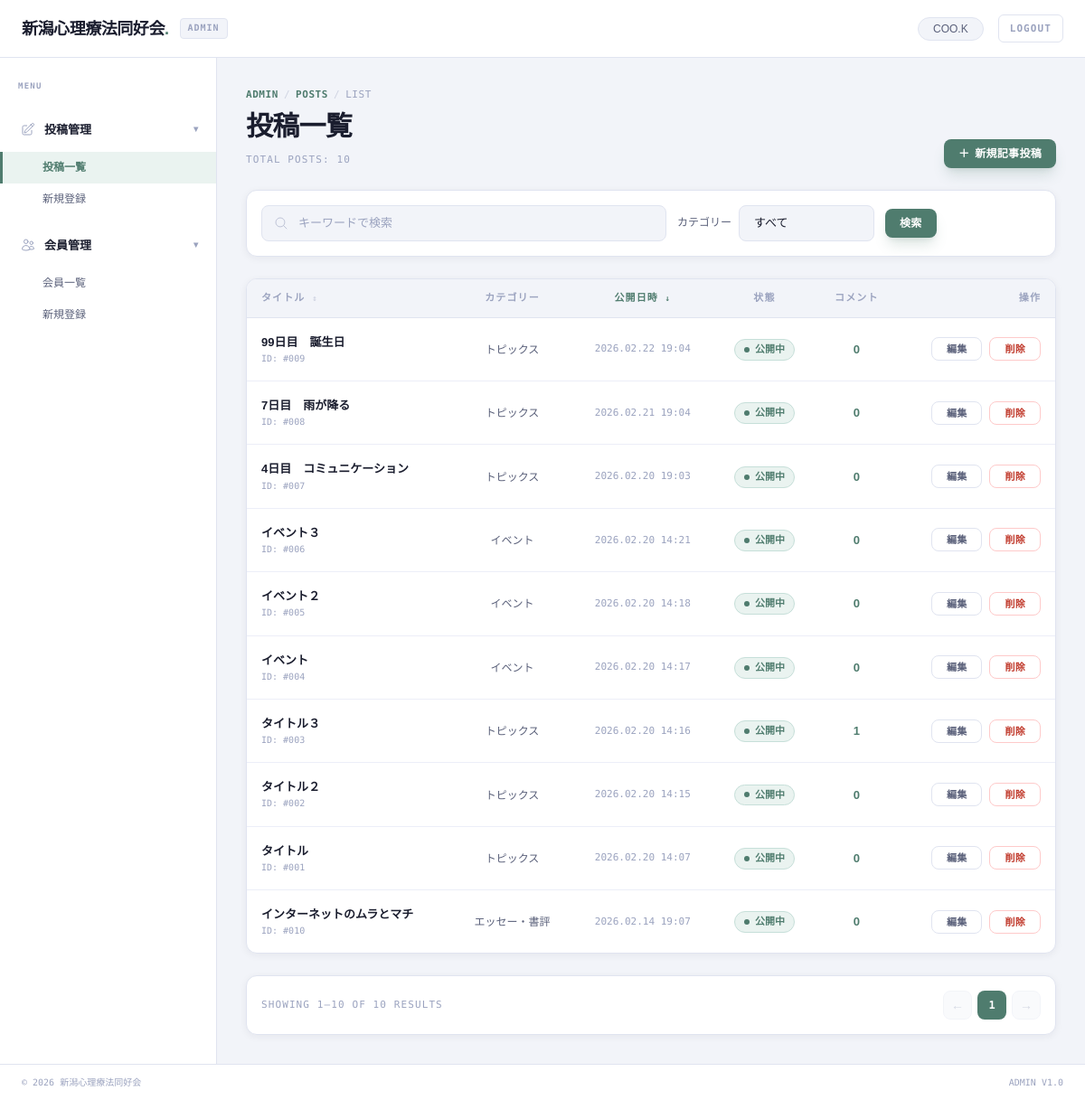
The page /admin/posts (signed in) on the database as committed earlier.
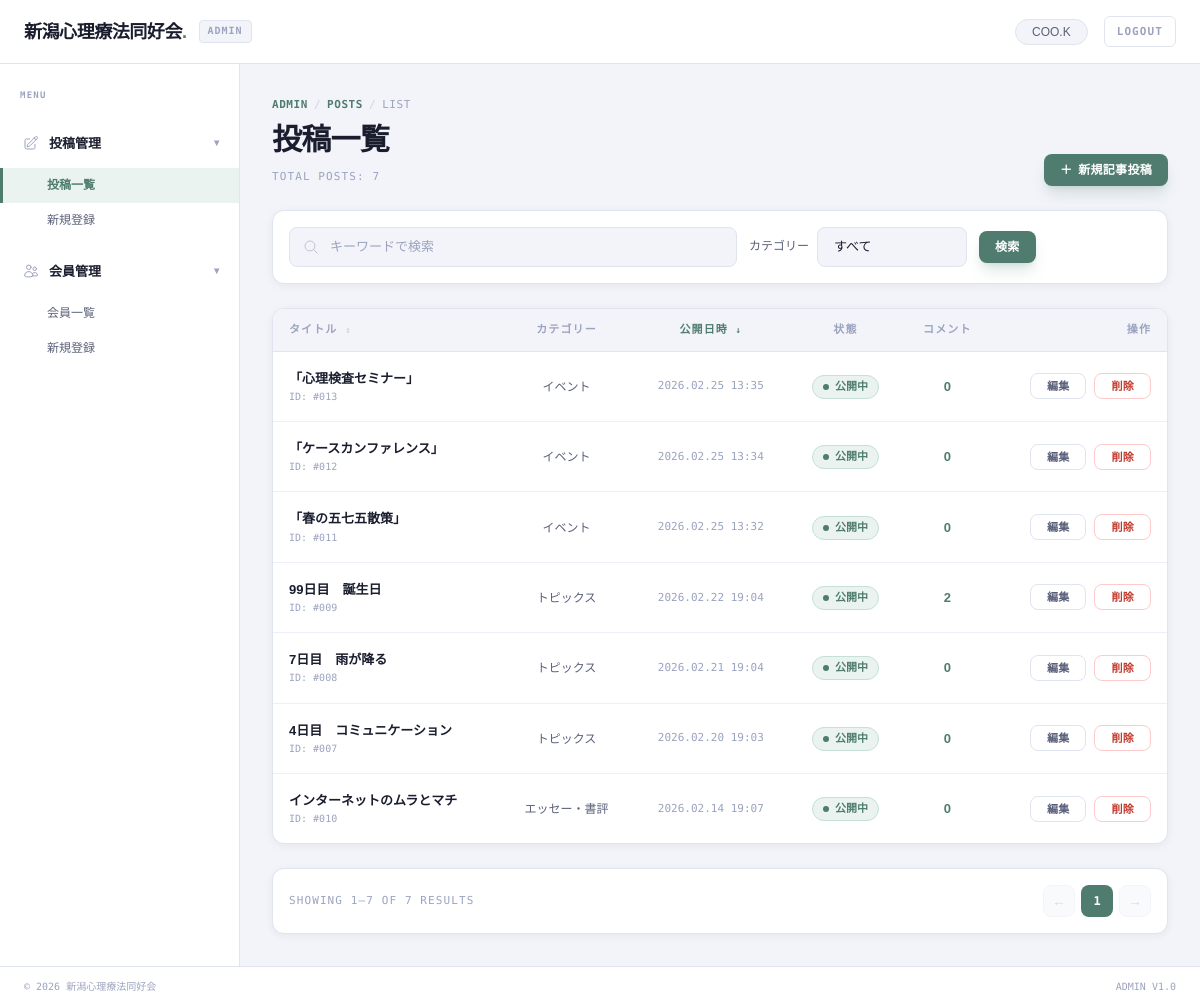
The same page on the database as committed later.
### app/models.py (models this page shows, shortened)
class User(db.Model, UserMixin):
    __tablename__ = 'users'
    id = db.Column(db.Integer, primary_key=True, autoincrement=True)
    name = db.Column(db.Text, nullable=False)
    display_name = db.Column(db.Text, nullable=True)
    email = db.Column(db.Text, nullable=False, unique=True)
    password_hash = db.Column(db.Text, nullable=False)
    role = db.Column(db.Text, nullable=False, default='member')
    profile = db.Column(db.Text)
    created_at = db.Column(db.DateTime, default=datetime.utcnow)
    updated_at = db.Column(db.DateTime, default=datetime.utcnow, onupdate=datetime.utcnow)
    posts = db.relationship('Post', backref='author', lazy=True)
    comments = db.relationship('Comment', backref='user', lazy=True)
    @property
    def display_name_or_name(self):
        if self.display_name and self.display_name.strip():
            return self.display_name.strip()
        return self.name

class Post(db.Model):
    __tablename__ = 'posts'
    id = db.Column(db.Integer, primary_key=True, autoincrement=True)
    user_id = db.Column(db.Integer, db.ForeignKey('users.id'), nullable=False)
    category_id = db.Column(db.Integer, db.ForeignKey('categories.id'), nullable=False)
    title = db.Column(db.Text, nullable=False)
    content = db.Column(db.Text, nullable=False)
    published_at = db.Column(db.DateTime, default=datetime.utcnow)
    event_date = db.Column(db.DateTime, nullable=True)
    eyecatch_img = db.Column(db.Text)
    created_at = db.Column(db.DateTime, default=datetime.utcnow)
    updated_at = db.Column(db.DateTime, default=datetime.utcnow, onupdate=datetime.utcnow)
    comments = db.relationship('Comment', backref='post', lazy=True, cascade='all, delete-orphan')

class Category(db.Model):
    __tablename__ = 'categories'
    id = db.Column(db.Integer, primary_key=True, autoincrement=True)
    name = db.Column(db.Text, nullable=False)
    slug = db.Column(db.Text, nullable=False, unique=True)
    created_at = db.Column(db.DateTime, default=datetime.utcnow)
    posts = db.relationship('Post', backref='category', lazy=True)

### app/blueprints/admin/routes.py (the view)
@admin_bp.route('/posts')
@login_required
def post_list():
    page = request.args.get('page', 1, type=int)
    q = request.args.get('q', '')
    category_id = request.args.get('category', type=int)
    query = Post.query
    if q:
        query = query.filter(Post.title.contains(q))
    if category_id:
        query = query.filter(Post.category_id == category_id)
    pagination = query.order_by(Post.published_at.desc()).paginate(page=page, per_page=10, error_out=False)
    posts = pagination.items
    categories = Category.query.order_by(Category.name).all()
    if ZoneInfo:
        now_jst = datetime.now(ZoneInfo('Asia/Tokyo')).replace(tzinfo=None)
    else:
        now_jst = datetime.utcnow() + timedelta(hours=9)
    return render_template('admin/post_list.html',
                         title='記事管理',
                         posts=posts,
                         pagination=pagination,
                         categories=categories,
                         q=q,
                         category_id=category_id,
                         now=now_jst)

### app/blueprints/admin/templates/admin/post_list.html (shortened to what this page needs)
{% extends "admin/admin_base.html" %}
{% set active_menu = 'post_list' %}
{% block main_content %}
<div class="flex flex-col md:flex-row md:items-end justify-between gap-4">
    <div class="flex flex-col gap-2">
        <div class="flex items-center gap-1.5 text-[11px] font-mono-dm text-custom-text-muted uppercase tracking-wider">
            <span class="text-custom-accent font-bold">Admin</span>
            <span class="opacity-40">/</span>
            <span class="text-custom-accent font-bold">Posts</span>
            <span class="opacity-40">/</span>
            <span>List</span>
        </div>
        <h1 class="text-2xl md:text-3xl font-header-sans font-bold text-custom-text-primary tracking-tight">
            投稿一覧</h1>
        <div class="text-[11px] font-mono-dm text-custom-text-muted uppercase tracking-widest mt-0.5">Total
            Posts: {{ pagination.total }}</div>
    </div>
    <a href="{{ url_for('admin.create_post') }}" class="btn-admin-primary w-full md:w-auto justify-center">
        <span>＋</span> 新規記事投稿
    </a>
</div>
<div class="bg-white border border-custom-border rounded-custom p-4 shadow-custom-sm flex flex-col sm:flex-row sm:items-center gap-3">
    <form action="{{ url_for('admin.post_list') }}" method="GET" class="flex flex-col sm:flex-row sm:items-center gap-3 flex-1 w-full">
        <div class="relative flex-1 w-full sm:max-w-md">
            <span class="absolute left-3.5 top-1/2 -translate-y-1/2 text-custom-text-muted opacity-60">
                <svg xmlns="http://www.w3.org/2000/svg" fill="none" viewBox="0 0 24 24" stroke-width="1.5"
                    stroke="currentColor" class="w-4 h-4">
                    <path stroke-linecap="round" stroke-linejoin="round"
                        d="m21 21-5.197-5.197m0 0A7.5 7.5 0 1 0 5.196 5.196a7.5 7.5 0 0 0 10.607 10.607Z" />
                </svg>
            </span>
            <input type="text" name="q" value="{{ q }}" placeholder="キーワードで検索" class="input-admin pl-10 w-full">
        </div>
        <div class="flex items-center gap-2">
            <label for="category" class="text-[12px] font-mono-dm text-custom-text-secondary whitespace-nowrap">カテゴリー</label>
            <select id="category" name="category" class="input-admin appearance-none cursor-pointer pr-10 min-w-[140px]">
                <option value="">すべて</option>
            </select>
        </div>
        <button type="submit" class="btn-admin-primary px-4 py-2 text-xs">検索</button>
    </form>
</div>
<div class="bg-white border border-custom-border rounded-custom shadow-custom-sm overflow-x-auto w-full">
    <table class="w-full text-left border-collapse min-w-[800px]">
        <thead class="bg-custom-surface-2 border-b border-custom-border">
            <tr>
                <th
                    class="px-4 py-3 text-[11px] font-bold text-custom-text-muted font-mono-dm uppercase tracking-widest">
                    タイトル <span class="text-[9px] opacity-40">↕</span></th>
                <th
                    class="px-4 py-3 text-[11px] font-bold text-custom-text-muted font-mono-dm uppercase tracking-widest text-center">
                    カテゴリー</th>
                <th
                    class="px-4 py-3 text-[11px] font-bold text-custom-accent font-mono-dm uppercase tracking-widest text-center">
                    公開日時 <span class="text-[9px]">↓</span></th>
                <th
                    class="px-4 py-3 text-[11px] font-bold text-custom-text-muted font-mono-dm uppercase tracking-widest text-center">
                    状態</th>
                <th
                    class="px-4 py-3 text-[11px] font-bold text-custom-text-muted font-mono-dm uppercase tracking-widest text-center">
                    コメント</th>
                <th
                    class="px-4 py-3 text-[11px] font-bold text-custom-text-muted font-mono-dm uppercase tracking-widest text-right">
                    操作</th>
            </tr>
        </thead>
        <tbody class="divide-y divide-custom-border-light">
            {% for post in posts %}
            <tr class="hover:bg-custom-surface-2 transition-colors group">
                <td class="px-4 py-4">
                    <div class="font-bold text-custom-text-primary text-[13px] truncate max-w-[400px]">{{ post.title }}
                    </div>
                    <div class="text-[10px] font-mono-dm text-custom-text-muted">ID: #{{ "%03d"|format(post.id) }}</div>
                </td>
                <td class="px-4 py-4 text-center">
                    <span class="text-xs text-custom-text-secondary">
                        {{ post.category.name if post.category else '未分類' }}
                    </span>
                </td>
                <td class="px-4 py-4 text-center text-[11px] font-mono-dm text-custom-text-muted">
                    {{ post.published_at.strftime('%Y.%m.%d %H:%M') }}
                </td>
                <td class="px-4 py-4 text-center">
                    {% if post.published_at <= now %} <span class="status-badge-active">
                        <span class="w-1.5 h-1.5 rounded-full bg-current"></span>
                        公開中
                        </span>
                        {% else %}
                        <span
                            class="status-badge-inactive text-custom-accent bg-custom-accent/10 border-custom-accent/20">
                            <span class="w-1.5 h-1.5 rounded-full bg-current"></span>
                            予約済
                        </span>
                        {% endif %}
                </td>
                <td class="px-4 py-4 text-center">
                    <a href="{{ url_for('admin.post_comment_list', id=post.id) }}" class="text-custom-accent font-semibold hover:underline text-[13px]">{{ post.comments|length }}</a>
                </td>
                <td class="px-4 py-4">
                    <div class="flex justify-end gap-2 text-right">
                        <a href="{{ url_for('admin.edit_post', id=post.id) }}"
                            class="btn-admin-ghost py-1 text-[11px]">編集</a>
                        <form action="{{ url_for('admin.delete_post', id=post.id) }}" method="POST" class="inline"
                            onsubmit="return confirm('本当に削除しますか？');">
                            <button type="submit" class="btn-admin-danger py-1 text-[11px]">削除</button>
                        </form>
                    </div>
                </td>
            </tr>
            {% else %}
            <tr>
                <td colspan="6" class="px-4 py-12 text-center text-custom-text-muted font-mono-dm text-xs">
                    記事データが見つかりませんでした
                </td>
            </tr>
            {% endfor %}
        </tbody>
    </table>
</div>
<div
    class="bg-white border border-custom-border rounded-custom p-4 shadow-custom-sm flex flex-col md:flex-row items-center justify-between gap-4">
    <div class="text-[11px] font-mono-dm text-custom-text-muted uppercase tracking-widest order-2 md:order-1">
        SHOWING {{ pagination.first }}–{{ pagination.last }} OF {{ pagination.total }} RESULTS</div>
    <div class="flex items-center gap-1.5 order-1 md:order-2">
        {% if pagination.has_prev %}
        <a href="{{ url_for('admin.post_list', page=pagination.prev_num, q=q, **({'category': category_id} if category_id else {})) }}"
            class="w-8 h-8 rounded-lg bg-custom-surface-2 border border-custom-border text-custom-text-secondary flex items-center justify-center hover:bg-custom-surface-3 transition-colors">←</a>
        {% else %}
        <span
            class="w-8 h-8 rounded-lg bg-custom-surface-2 border border-custom-border text-custom-text-muted opacity-40 flex items-center justify-center cursor-not-allowed">←</span>
        {% endif %}
        {% for page_num in pagination.iter_pages(left_edge=1, right_edge=1, left_current=1, right_current=2) %}
        {% if page_num %}
        {% if page_num == pagination.page %}
        <span
            class="w-8 h-8 rounded-lg bg-custom-accent text-white font-bold font-mono-dm text-xs flex items-center justify-center">{{
            page_num }}</span>
        {% endif %}
        {% else %}
        <span class="px-1 text-custom-text-muted opacity-40">…</span>
        {% endif %}
        {% endfor %}
        {% if pagination.has_next %}
        <a href="{{ url_for('admin.post_list', page=pagination.next_num, q=q, **({'category': category_id} if category_id else {})) }}"
            class="w-8 h-8 rounded-lg bg-custom-surface-2 border border-custom-border text-custom-text-secondary flex items-center justify-center hover:bg-custom-surface-3 transition-colors">→</a>
        {% else %}
        <span
            class="w-8 h-8 rounded-lg bg-custom-surface-2 border border-custom-border text-custom-text-muted opacity-40 flex items-center justify-center cursor-not-allowed">→</span>
        {% endif %}
    </div>
</div>
{% endblock %}

### app/blueprints/admin/templates/admin/admin_base.html (shortened to what this page needs)
<!DOCTYPE html>
<html lang="ja">
<head>
    <script src="https://cdn.tailwindcss.com"></script>
</head>
<body>
    <div class="grid grid-rows-[64px_1fr] md:grid-cols-[240px_1fr] min-h-screen relative w-full overflow-x-hidden">
        <header
            class="col-span-1 md:col-span-2 bg-white border-b border-custom-border flex items-center px-4 md:px-6 sticky top-0 z-50">
            <div class="font-header-sans font-bold text-lg text-custom-text-primary tracking-tight">
                新潟心理療法同好会<span class="text-custom-accent">.</span>
            </div>
            <div
                class="ml-2 md:ml-3 px-2 py-0.5 bg-custom-surface-2 border border-custom-border rounded text-[10px] font-bold text-custom-text-muted font-mono-dm uppercase tracking-widest">
                Admin
            </div>
            <div class="ml-auto flex items-center gap-2 md:gap-4">
                <div
                    class="hidden sm:flex items-center px-4 py-1 bg-custom-surface-2 border border-custom-border rounded-full">
                    <span class="text-xs font-medium text-custom-text-secondary">{{ current_user.display_name_or_name }}</span>
                </div>
                <a href="{{ url_for('auth.logout') }}"
                    class="text-[10px] md:text-[11px] font-mono-dm text-custom-text-muted border border-custom-border px-2.5 md:px-3 py-1.5 rounded-md bg-white hover:bg-custom-surface-2 transition-colors uppercase tracking-widest font-bold">
                    Logout
                </a>
            </div>
        </header>
        <aside id="sidebar"
            class="fixed md:static inset-y-0 left-0 w-[240px] bg-white border-r border-custom-border py-6 flex flex-col gap-1 overflow-y-auto z-50 -translate-x-full md:translate-x-0 transition-transform duration-300 ease-in-out shadow-custom md:shadow-none">
            <div class="px-5 mb-2 text-[9px] font-bold text-custom-text-muted uppercase tracking-[0.14em] font-mono-dm">
                Menu</div>
            <div
                class="sidebar-item font-semibold text-custom-text-primary flex justify-between items-center group mt-2">
                <div class="flex items-center gap-2.5">
                    <span class="text-custom-text-muted group-hover:text-custom-accent transition-colors">
                    </span>
                    <span>投稿管理</span>
                </div>
                <span
                    class="text-[10px] text-custom-text-muted group-hover:text-custom-text-primary transition-colors">▾</span>
            </div>
            <div class="flex flex-col">
                <a href="{{ url_for('admin.post_list') }}"
                    class="sidebar-sub-item {% if active_menu == 'post_list' %}active{% endif %}">投稿一覧</a>
                <a href="{{ url_for('admin.create_post') }}"
                    class="sidebar-sub-item {% if active_menu == 'post_new' %}active{% endif %}">新規登録</a>
            </div>
            <div
                class="sidebar-item font-semibold text-custom-text-primary flex justify-between items-center group mt-2">
                <div class="flex items-center gap-2.5">
                    <span class="text-custom-text-muted group-hover:text-custom-accent transition-colors">
                    </span>
                    <span>会員管理</span>
                </div>
                <span
                    class="text-[10px] text-custom-text-muted group-hover:text-custom-text-primary transition-colors">▾</span>
            </div>
            <div class="flex flex-col">
                <a href="{{ url_for('admin.admin_users') }}"
                    class="sidebar-sub-item {% if active_menu == 'user_list' %}active{% endif %}">会員一覧</a>
                <a href="{{ url_for('admin.admin_user_new') }}"
                    class="sidebar-sub-item {% if active_menu == 'user_new' %}active{% endif %}">新規登録</a>
            </div>
        </aside>
        <main class="p-4 md:p-8 flex flex-col gap-6 min-w-0">
            {% block main_content %}{% endblock %}
        </main>
        <footer
            class="md:col-span-2 h-10 bg-white border-t border-custom-border flex items-center justify-between px-6 text-[10px] text-custom-text-muted font-mono-dm shrink-0 sticky bottom-0 z-50">
            <span>© 2026 新潟心理療法同好会</span>
            <div class="hidden sm:flex gap-4">
                <span>ADMIN V1.0</span>
            </div>
        </footer>
    </div>
</body>
</html>

Rows that differ between the two databases and show on the page:
removed Post: title "イベント３", id "006", category "イベント", published_at "2026.02.20 14:21", shows "公開中", comments|length "0"
removed Post: title "イベント２", id "005", category "イベント", published_at "2026.02.20 14:18", shows "公開中", comments|length "0"
removed Post: title "イベント", id "004", category "イベント", published_at "2026.02.20 14:17", shows "公開中", comments|length "0"
removed Post: title "タイトル３", id "003", category "トピックス", published_at "2026.02.20 14:16", shows "公開中", comments|length "1"
removed Post: title "タイトル２", id "002", category "トピックス", published_at "2026.02.20 14:15", shows "公開中", comments|length "0"
removed Post: title "タイトル", id "001", category "トピックス", published_at "2026.02.20 14:07", shows "公開中", comments|length "0"
added Post: title "「心理検査セミナー」", id "013", category "イベント", published_at "2026.02.25 13:35", shows "公開中", comments|length "0"
added Post: title "「ケースカンファレンス」", id "012", category "イベント", published_at "2026.02.25 13:34", shows "公開中", comments|length "0"
added Post: title "「春の五七五散策」", id "011", category "イベント", published_at "2026.02.25 13:32", shows "公開中", comments|length "0"
computed for Post "99日目 誕生日": comments|length "0" → "2"
Other text that changed with them:
{{ pagination.total }}: "10" → "7"
{{ pagination.last }}: "10" → "7"
